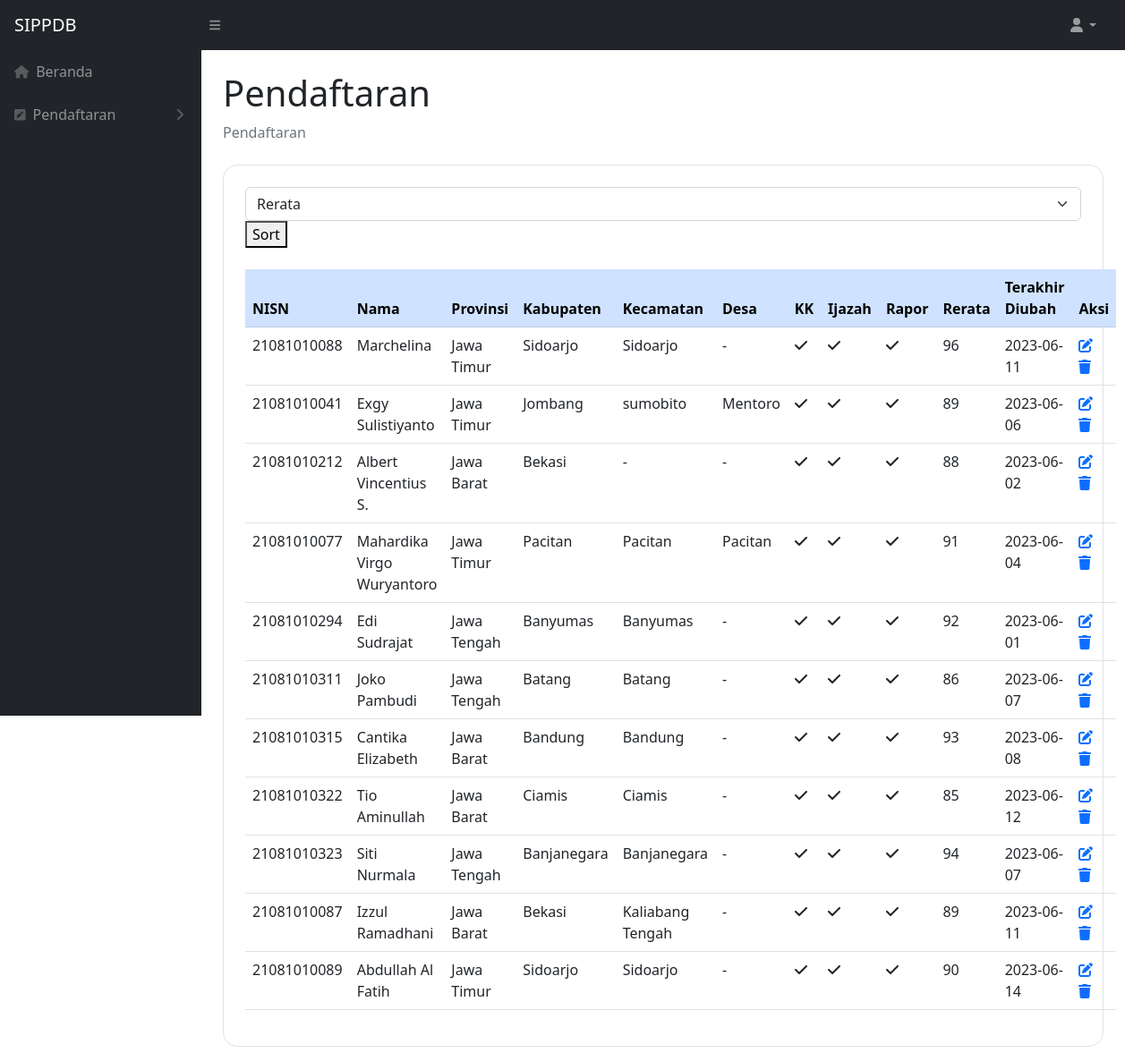
Page /cek-pendaftaran-admin.html (signed in) on the committed database.
### tables this page shows
CREATE TABLE `data_pendaftar` (
  `nisn` varchar(50) NOT NULL,
  `nama` varchar(50) NOT NULL,
  `provinsi` varchar(50) NOT NULL,
  `kabupaten` varchar(50) NOT NULL,
  `kecamatan` varchar(50) NOT NULL,
  `desa` varchar(50) NOT NULL,
  `nama_file_kk` varchar(100) NOT NULL,
  `nama_file_ijazah` varchar(100) NOT NULL,
  `rerata` int NOT NULL,
  `nama_file_rapor` varchar(100) NOT NULL,
  `nama_file_foto` varchar(100) NOT NULL,
  `tgl_submit` date NOT NULL
);

### pages/cek-pendaftaran-admin.php (the view, shortened to what this page needs)
<?php
    include_once('koneksi.php');
    if(isset($_GET['sort'])){
        $sort = $_GET['sort'];
        $sql = "SELECT * FROM data_pendaftar ORDER BY $sort DESC";
    } else {
        $sql = "SELECT * FROM data_pendaftar";
    }
    $res = $mysqli->query($sql);
?>
<main>
    <div class="container-fluid px-4">
        <h1 class="mt-4">Pendaftaran</h1>
        <ol class="breadcrumb mb-4">
            <li class="breadcrumb-item active">Pendaftaran</li>
        </ol>
        <div class="container border border-1 rounded-4 p-4 mb-3">
            <form action="<?php echo htmlspecialchars($_SERVER['PHP_SELF']) ?>" method="get">
                <select class="form-select" name="sort">
                    <option value="rerata">Rerata</option>
                </select>
                <button type="submit">Sort</button>
            </form>
            <br>
            <table class="table">
                <thead class="table-primary">
                    <tr>
                        <th>NISN</th>
                        <th>Nama</th>
                        <th>Provinsi</th>
                        <th>Kabupaten</th>
                        <th>Kecamatan</th>
                        <th>Desa</th>
                        <th>KK</th>
                        <th>Ijazah</th>
                        <th>Rapor</th>
                        <th>Rerata</th>
                        <th>Terakhir Diubah </th>
                        <th>Aksi</th>
                    </tr>
                </thead>
                <tbody>
                    <?php
                        if($res->num_rows > 0){
                            while($row = $res->fetch_assoc()){
                                echo(
                                    "<tr>".
                                    "<td>".$row['nisn']."</td>".
                                    "<td>".$row['nama']."</td>".
                                    "<td>".$row['provinsi']."</td>".
                                    "<td>".$row['kabupaten']."</td>".
                                    "<td>".$row['kecamatan']."</td>".
                                    "<td>".$row['desa']."</td>");
                                    if($row['nama_file_kk']){
                                        echo("<td><i class='fa-solid fa-check'></i></td>");
                                    } else {
                                        echo("<td><i class='fa-regular fa-circle-xmark'></i></td>");
                                    }
                                    if($row['nama_file_ijazah']){
                                        echo("<td><i class='fa-solid fa-check'></i></td>");
                                    } else {
                                        echo("<td><i class='fa-regular fa-circle-xmark'></i></td>");
                                    }
                                    if($row['nama_file_rapor']){
                                        echo("<td><i class='fa-solid fa-check'></i></td>");
                                    } else {
                                        echo("<td><i class='fa-regular fa-circle-xmark'></i></td>");
                                    }
                                echo(
                                    "<td>".$row['rerata']."</td>".
                                    "<td>".$row['tgl_submit']."</td>"
                                );
                                ?>
                    <td>
                        <a href="<?=$row['nisn']?>" style="text-decoration: none;">
                            <i class='fa-solid fa-pen-to-square'></i>
                        </a>
                        <a href="hapus-data-admin-action.php?id=<?php echo $row['nisn']; ?>">
                            <i class='fa-solid fa-trash'></i>
                        </a>
                    </td>
                    </tr>
                    <?php
                            }
                        }
                    ?>
                </tbody>
            </table>
        </div>
    </div>
</main>

### rows in the picture
data_pendaftar: nisn "21081010088", nama "Marchelina", provinsi "Jawa Timur", kabupaten "Sidoarjo", kecamatan "Sidoarjo", desa "-", rerata "96", tgl_submit "2023-06-11"
data_pendaftar: nisn "21081010041", nama "Exgy Sulistiyanto", provinsi "Jawa Timur", kabupaten "Jombang", kecamatan "sumobito", desa "Mentoro", rerata "89", tgl_submit "2023-06-06"
data_pendaftar: nisn "21081010212", nama "Albert Vincentius S.", provinsi "Jawa Barat", kabupaten "Bekasi", kecamatan "-", desa "-", rerata "88", tgl_submit "2023-06-02"
data_pendaftar: nisn "21081010077", nama "Mahardika Virgo Wuryantoro", provinsi "Jawa Timur", kabupaten "Pacitan", kecamatan "Pacitan", desa "Pacitan", rerata "91", tgl_submit "2023-06-04"
data_pendaftar: nisn "21081010294", nama "Edi Sudrajat", provinsi "Jawa Tengah", kabupaten "Banyumas", kecamatan "Banyumas", desa "-", rerata "92", tgl_submit "2023-06-01"
data_pendaftar: nisn "21081010311", nama "Joko Pambudi", provinsi "Jawa Tengah", kabupaten "Batang", kecamatan "Batang", desa "-", rerata "86", tgl_submit "2023-06-07"
data_pendaftar: nisn "21081010315", nama "Cantika Elizabeth", provinsi "Jawa Barat", kabupaten "Bandung", kecamatan "Bandung", desa "-", rerata "93", tgl_submit "2023-06-08"
data_pendaftar: nisn "21081010322", nama "Tio Aminullah", provinsi "Jawa Barat", kabupaten "Ciamis", kecamatan "Ciamis", desa "-", rerata "85", tgl_submit "2023-06-12"
data_pendaftar: nisn "21081010323", nama "Siti Nurmala", provinsi "Jawa Tengah", kabupaten "Banjanegara", kecamatan "Banjanegara", desa "-", rerata "94", tgl_submit "2023-06-07"
data_pendaftar: nisn "21081010087", nama "Izzul Ramadhani", provinsi "Jawa Barat", kabupaten "Bekasi", kecamatan "Kaliabang Tengah", desa "-", rerata "89", tgl_submit "2023-06-11"
data_pendaftar: nisn "21081010089", nama "Abdullah Al Fatih", provinsi "Jawa Timur", kabupaten "Sidoarjo", kecamatan "Sidoarjo", desa "-", rerata "90", tgl_submit "2023-06-14"
